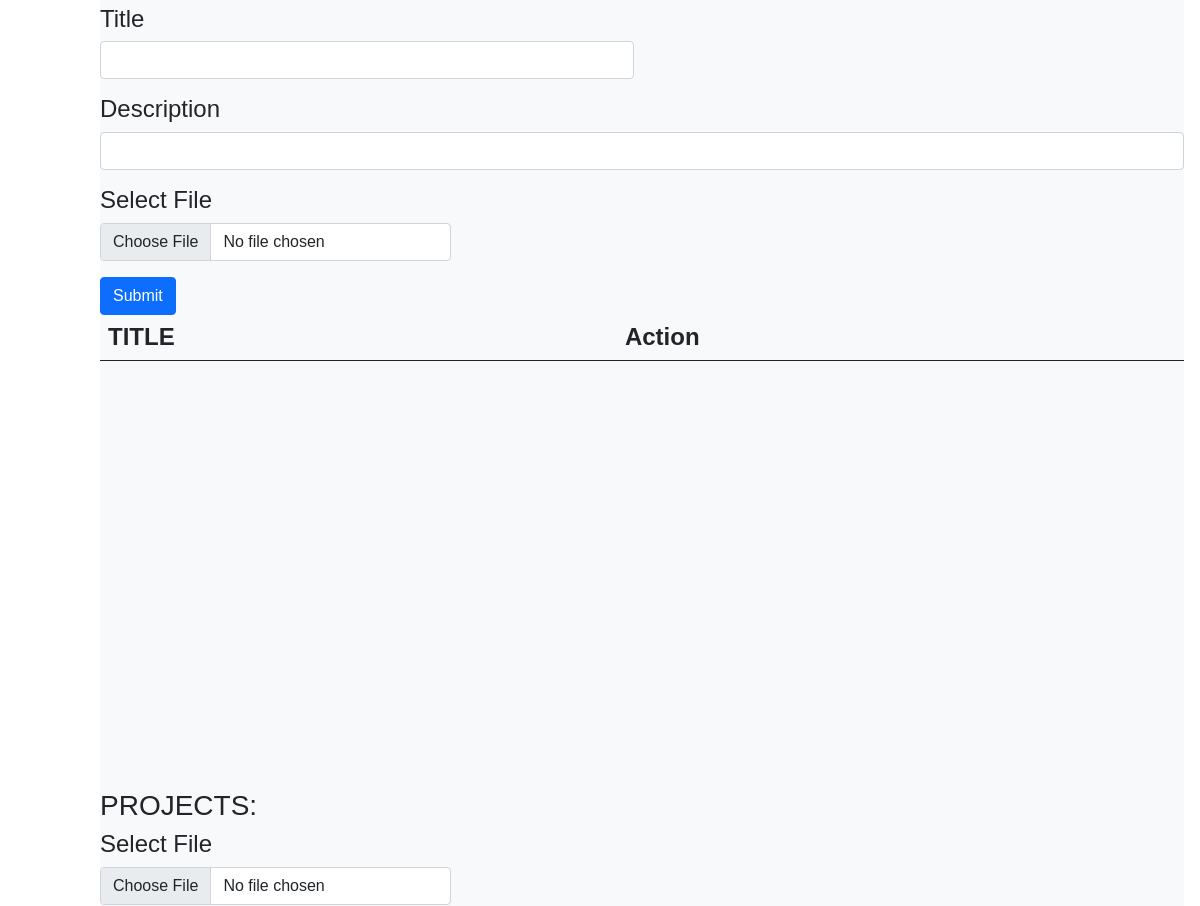
The app's page /cms/ (signed in, middle part), older data.
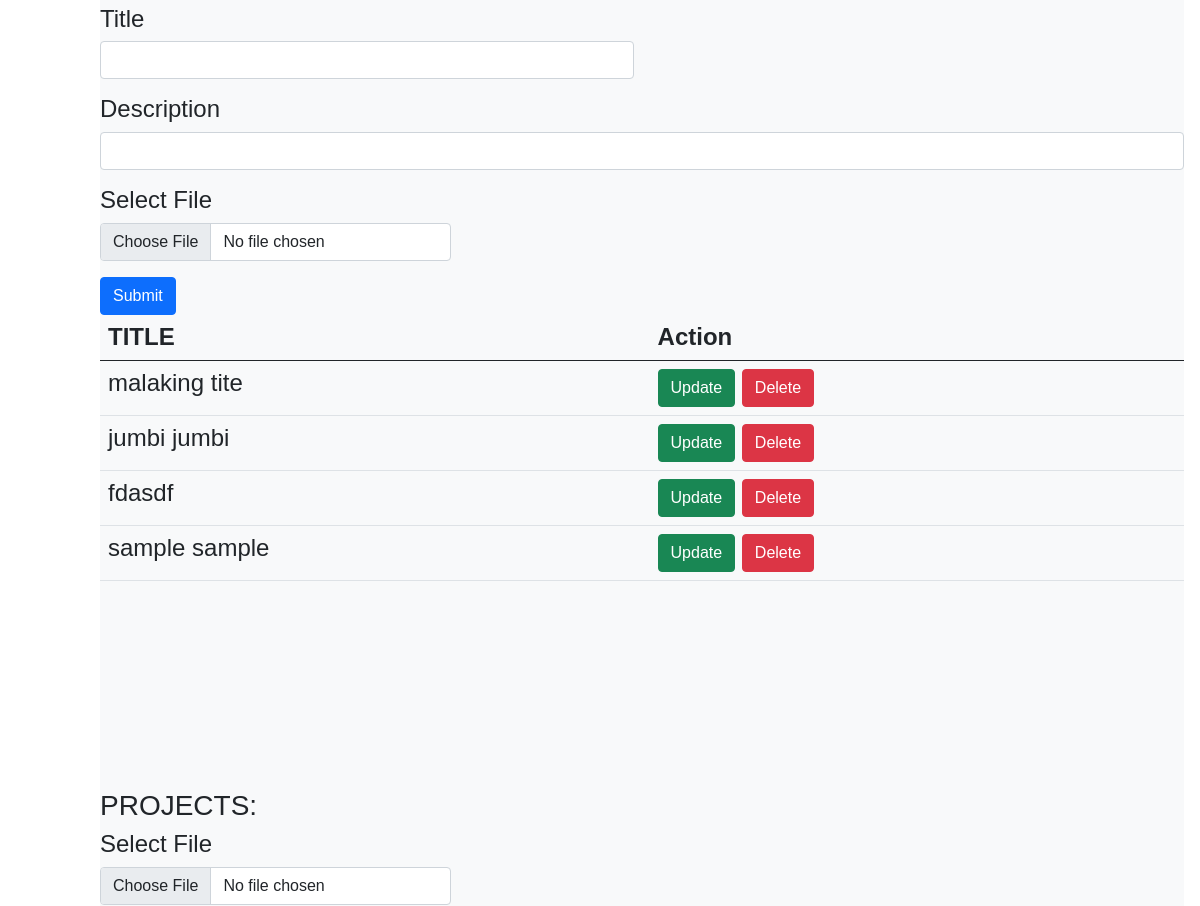
The same page, newer data.
### backend/models.py (models this page shows)
class Skill(models.Model):
    title = models.CharField(max_length=200, null = True, blank=True)
    description = models.CharField(max_length=200, null = True, blank=True)
    icon = models.FileField(upload_to='images/', null = True, blank = True)
    user = models.ForeignKey(User, on_delete=models.CASCADE,null=True,blank=True,related_name="user_skill")

### base/views.py (the view)
@login_required(login_url="/auth/login")
def cms(request):
    user = User.objects.get(username='admin')
    print(user.user_skill.all())
    context = {'user_data': user}
    return render(request, 'cms.html', context)

### templates/cms.html (shortened to what this page needs)
<!DOCTYPE html>
<html lang="en">
<head>
    <link href="https://cdn.jsdelivr.net/npm/bootstrap@5.0.2/dist/css/bootstrap.min.css" rel="stylesheet">
    <link rel="stylesheet" href="https://cdn.jsdelivr.net/npm/boxicons@latest/css/boxicons.min.css">
</head>
    <body id="body-pd">
        <div class="height-100 bg-light" id="skills">
          <h4><form class="row g-3" action="{% url 'base:skills' %}" enctype="multipart/form-data" method="POST">
              <div class="col-md-6">
                <label for="title" class="form-label">Title</label>
                <input type="text" name="title" class="form-control" id="title">
              </div>
              <div class="col-12">
                <label for="description" class="form-label">Description</label>
                <input type="text" name="description" class="form-control" id="description">
              </div>
              <div class="col-md-4">
                  <label for="inputCity" class="form-label">Select File</label>
                      <input type="file" name="icon" class="form-control" aria-label="file example" required>
              </div>
              <div class="col-12">
                <button type="submit" class="btn btn-primary">Submit</button>
              </div>
            </form>
              <table class="table">
                <thead>
                  <tr>
                    <th scope="col">TITLE</th>
                    <th scope="col">Action</th>
                  </tr>
                </thead>
                <tbody>
                  {% for user in user_data.user_skill.all %}
                  <tr>
                    <td>{{ user.title }}</td>
                    <td> <button type="button" class="btn btn-success" data-bs-toggle="modal" data-bs-target="#staticBackdrop{{ user.id }}">Update</button>
                      <button type="button" class="btn btn-danger" data-bs-toggle="modal" data-bs-target="#delstaticBackdrop{{ user.id }}">Delete</button>
                  </tr>
<div class="modal fade" id="delstaticBackdrop{{ user.id }}" data-bs-backdrop="static" data-bs-keyboard="false" tabindex="-1" aria-labelledby="staticBackdropLabel" aria-hidden="true">
                  {% endfor %}
                </tbody>
              </table>
            </h4>
      </div>
      <div class="height-100 bg-light" id="projects">
        <h3>PROJECTS:</h3>
        <h4><form class="row g-3" action="{% url 'base:projects' %}" enctype="multipart/form-data" method="POST">
            <div class="col-md-4">
                <label for="inputCity" class="form-label">Select File</label>
                    <input type="file" name="image" class="form-control" aria-label="file example" required>
            </div>
          </form></h4>
    </div>
</body>
</html>

Row changes from the older to the newer data that the page shows:
added Skill: title "malaking tite"
added Skill: title "jumbi jumbi"
added Skill: title "fdasdf"
added Skill: title "sample sample"
